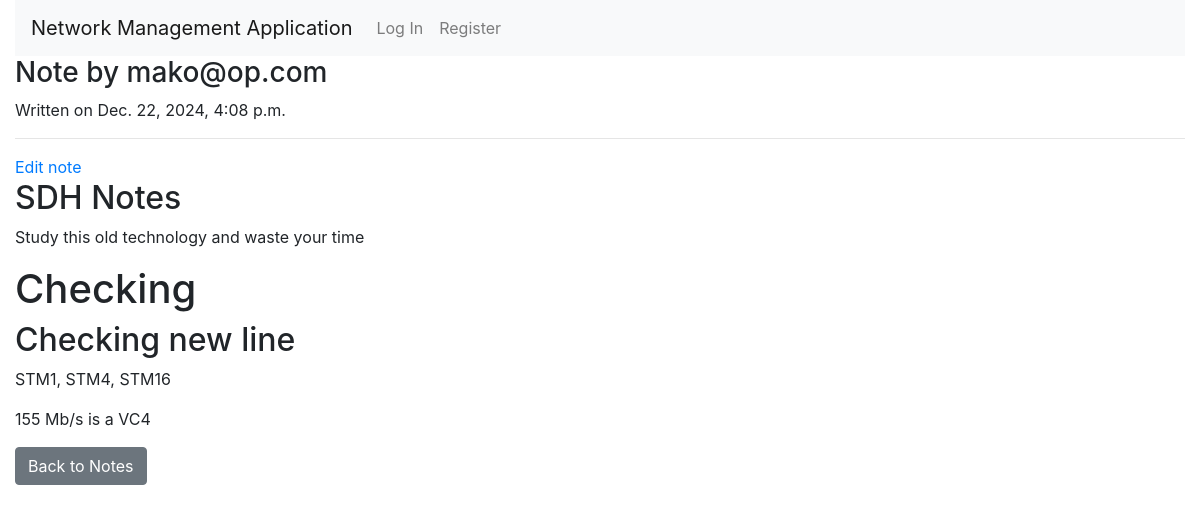
The app's page /notes/4/details/ with its own data.
### nms/models.py (models this page shows, shortened)
class Note(models.Model):
    user = models.ForeignKey(User, on_delete=models.CASCADE, related_name='notes')
    title = models.CharField(max_length=100, default="No Title Provided")
    content = models.TextField()  # Store the Markdown content
    created_at = models.DateTimeField(auto_now_add=True)

class User(AbstractUser):
    ROLES = (
        ('noc', 'NOC Staff'),
        ('technician', 'Technician'),
        ('manager', 'Manager'),
        ('client', 'Client')
    )
    role = models.CharField(max_length=50, choices=ROLES, default='client')

### nms/views.py (the view)
# urls.py: path('notes/<int:note_id>/details/', views.view_note, name='view_note'),
def view_note(request, note_id):
    note = get_object_or_404(Note, id=note_id)
    rendered_content = md(note.content, extensions=['extra', 'codehilite'])  # Render Markdown
    return render(request, 'nms/view_note.html', {'note': note, 'rendered_content': rendered_content})

### nms/templates/nms/view_note.html
{% extends "nms/layout.html" %}
{% block body %}
<h3>Note by {{ note.user.username }}</h3>
<div>
    <span>Written on {{ note.created_at }}</span>
    <hr>
    <a href="{% url 'edit_note' note.id %}">Edit note</a>
    <h2>{{ note.title }}</h2>
    <div>
        {{ rendered_content|safe }}
    </div>
</div>
<button id="back-to-notes" class="btn btn-secondary">Back to Notes</button>
{% endblock %}

### records on screen
Note: user.username "mako@op.com", created_at "Dec. 22, 2024, 4:08 p.m.", title "SDH Notes"

### other values on screen
{{ rendered_content|safe }} "Study this old technology and waste your time Checking Checking new line STM1, STM4, STM16 155 Mb/s is a VC4"
